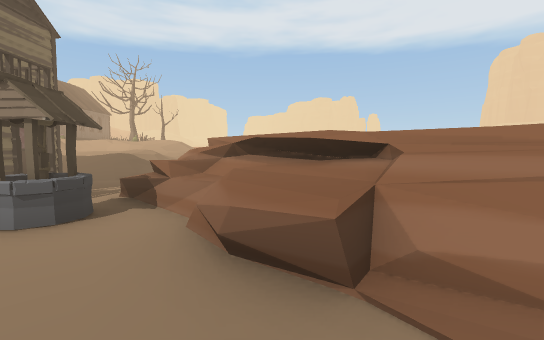
[1] (above)

12 first-person views from a walk through a scene from a Unity 3-D project. The camera is 1.4 m above the floor, tilts 4° down and sees 90° across. Doors are open. The floor is counted in squares, 2 m on a side. Each view is taken from the middle of a square. On the plan, view 1 faces up. The plan holds only what a view shows up to about 9 squares ahead; the rest is blank. The place goes on beyond the plan. Some animated figures are left out.

[2]
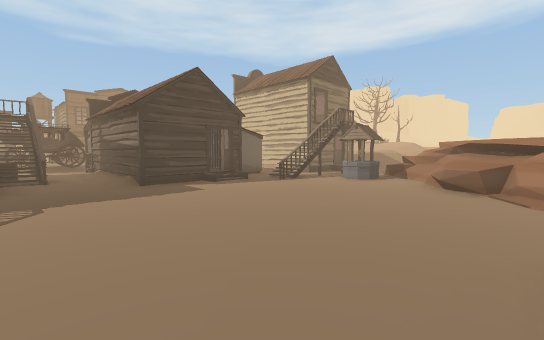

[3]
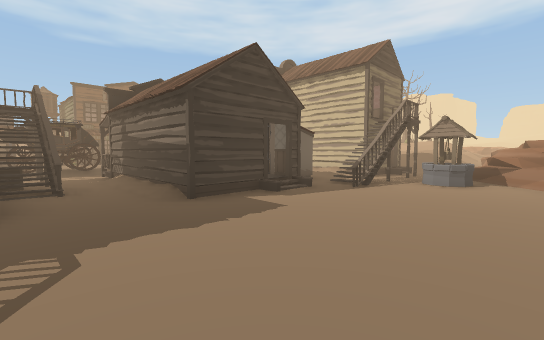

[4]
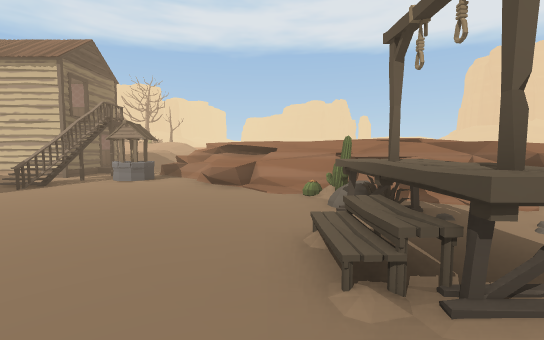

[5]
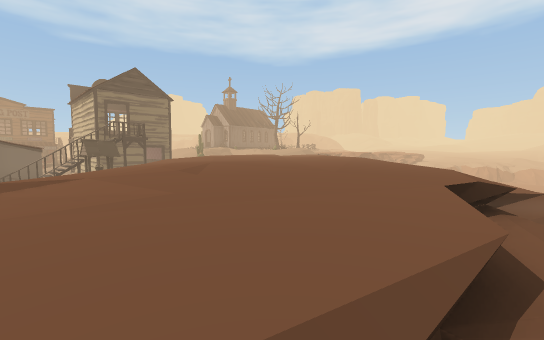

[6]
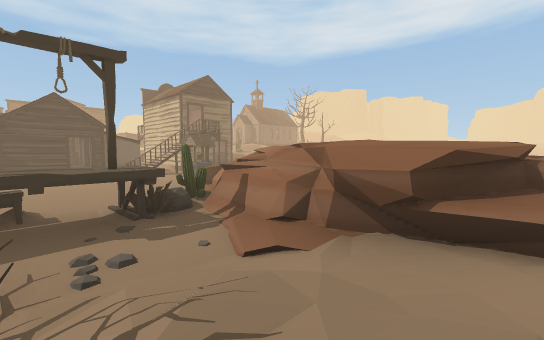

[7]
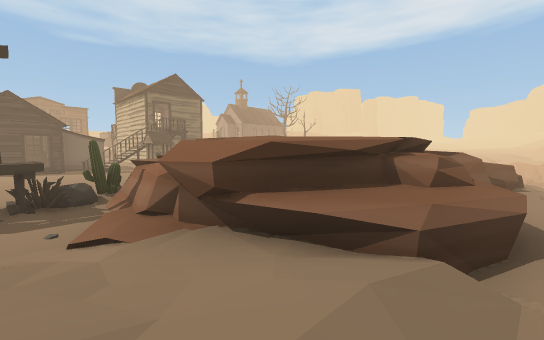

[8]
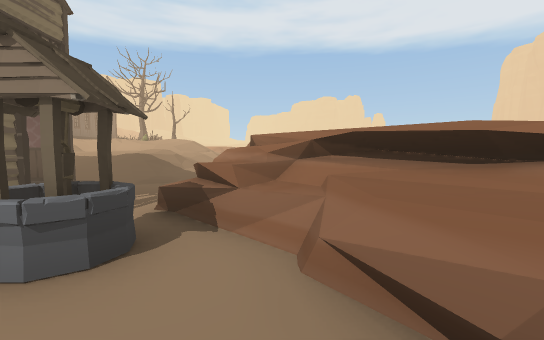

[9]
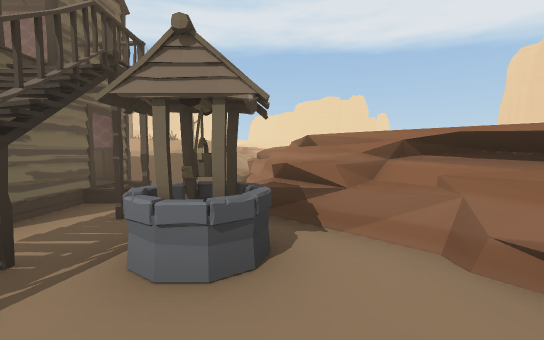

[10]
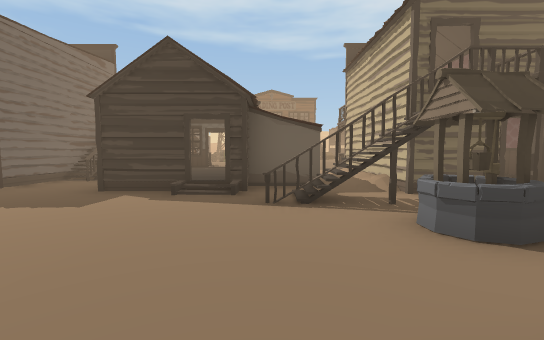

[11]
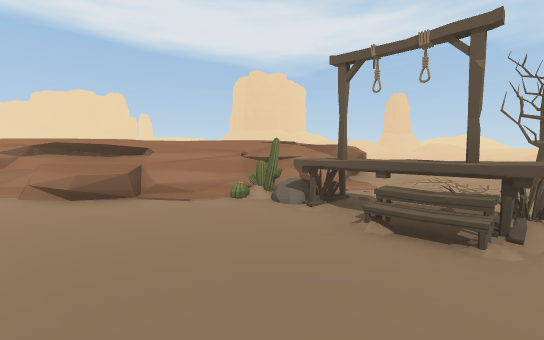

[12]
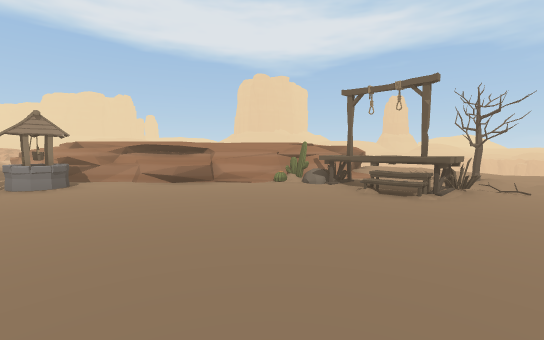

### Floor plan
Key: @ floor where view 1 was taken; # wall or solid block; x gap in a wall; . main floor; : floor 0.5 m higher than the main floor; + floor 0.75 m higher than the main floor; * floor 1.25 m higher than the main floor; % floor 1.5 m higher than the main floor; & floor 2 m higher than the main floor; / step, stairs or slope; D open door; = window, fence, low wall or low ledge; C cactus; T thing the floor can be seen under or through; R tree; O other object.
Columns run from 11 left of view 1 to 7 right of it. Each row starts with its distance up from view 1.
 10         /==
  9      *%//=        =
  8      +*//x    x  =#
  7      ///.=    =  #=
  6      ##..=&& &&% ==
  5       D..x%&&&&&%##
  4       D#.=#=&&&& =#
  3    #####OO==#&&& ==
  2     ####...=#%&&%#=
  1      ###....#=* =//
  0       DD...@.C#=#..
 -1   D   #......TT..:.
 -2 O.#####......TT...
 -3 O##..........TTR..
 -4 OO # #D...........

Where each view was taken, in squares from view 1:
view 1: 0 up, 0 right, facing up
view 2: 4 down, 1 right, facing up-left
view 3: 4 down, 1 left, facing up-left
view 4: 4 down, 1 right, facing up
view 5: 1 up, 6 right, facing up-left
view 6: 2 down, 6 right, facing up-left
view 7: 1 down, 7 right, facing up-left
view 8: 1 up, 1 left, facing up
view 9: 1 up, 2 left, facing up
view 10: 1 up, 0 right, facing left
view 11: 3 down, 1 left, facing up-right
view 12: 4 down, 3 left, facing up-right
